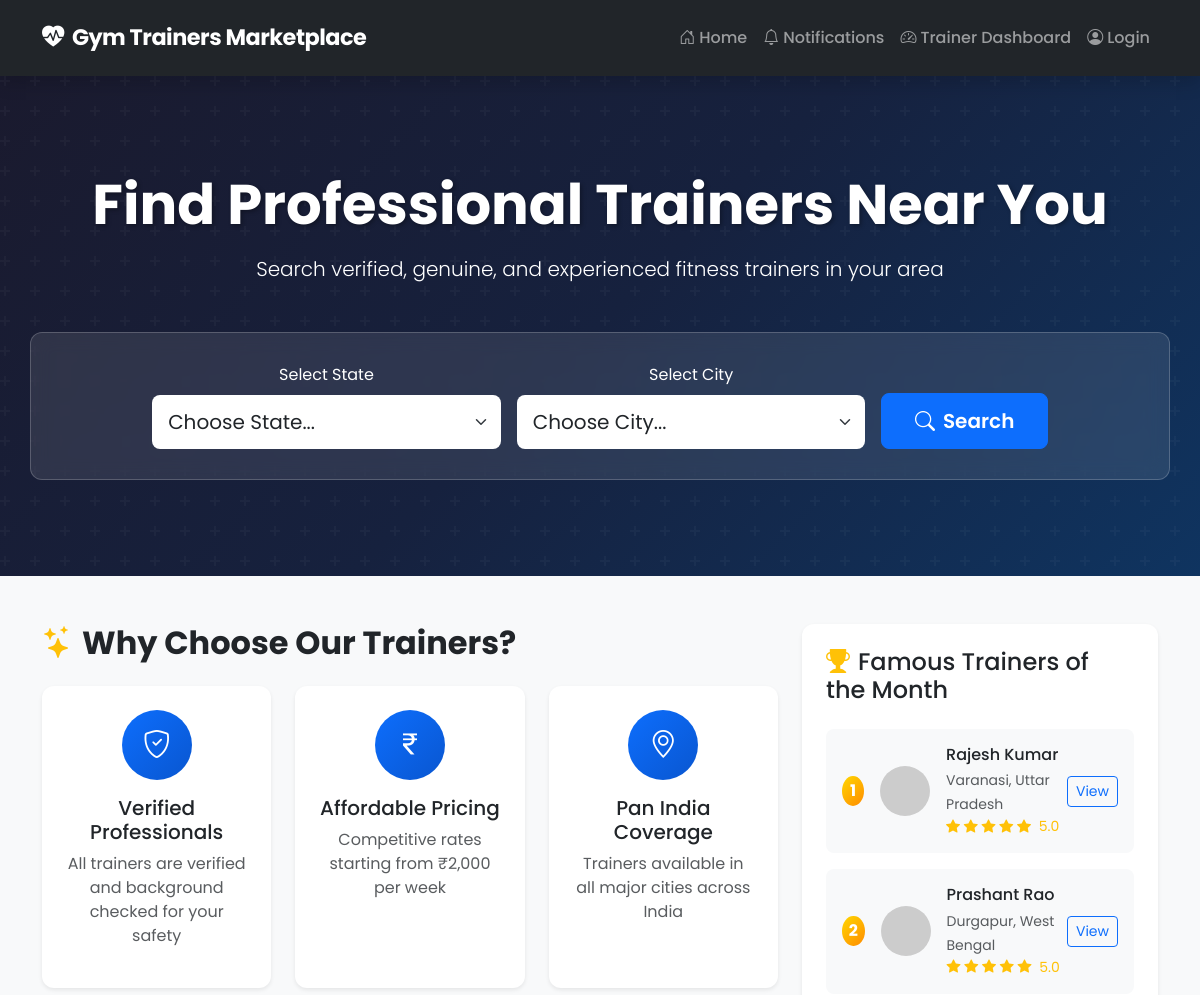
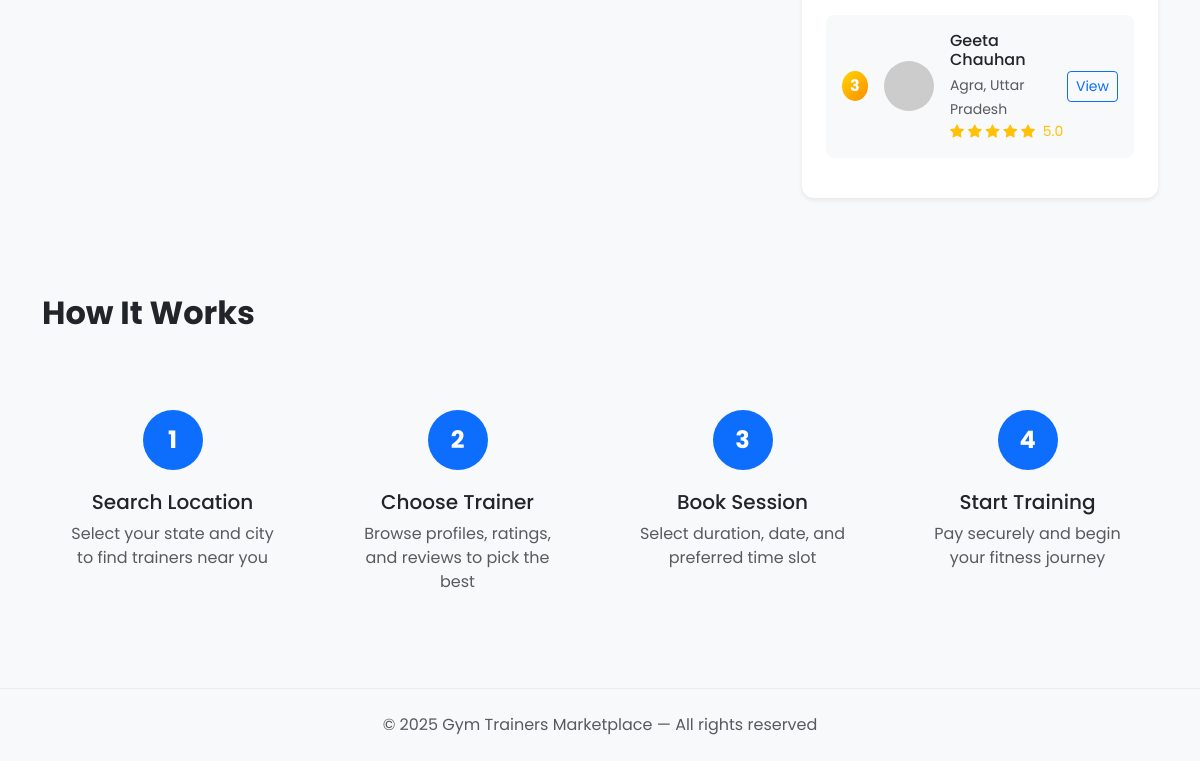
The page / on the database its author committed (2 pictures, top to bottom).
### models.py (models this page shows, shortened)
class Trainer(db.Model):
    __tablename__ = 'trainers'
    id = db.Column(db.Integer, primary_key=True)
    name = db.Column(db.String(100), nullable=False)
    email = db.Column(db.String(100), nullable=False)
    phone = db.Column(db.String(20), nullable=False)
    photo_url = db.Column(db.String(255), default='')
    intro = db.Column(db.Text, nullable=False)
    rating = db.Column(db.Float, default=4.0)
    number_of_gymers = db.Column(db.Integer, default=0)
    base_week_price = db.Column(db.Integer, nullable=False)
    base_month_price = db.Column(db.Integer, nullable=False)
    home_service = db.Column(db.Boolean, default=False)
    state = db.Column(db.String(100), nullable=False)
    city = db.Column(db.String(100), nullable=False)
    passcode = db.Column(db.String(10), nullable=False)
    created_at = db.Column(db.DateTime, default=datetime.utcnow)
    gyms = db.relationship('Gym', backref='trainer', lazy=True, cascade='all, delete-orphan')
    reviews = db.relationship('Review', backref='trainer', lazy=True, cascade='all, delete-orphan')
    bookings = db.relationship('Booking', backref='trainer', lazy=True, cascade='all, delete-orphan')
    def get_star_rating(self):
        rounded = round(self.rating * 2) / 2
        full_stars = int(rounded)
        half_star = rounded - full_stars >= 0.5
        empty_stars = 5 - full_stars - (1 if half_star else 0)
        return full_stars, half_star, empty_stars

### app.py (the view)
@app.route('/')
def index():
    famous_trainers = get_famous_trainers()
    return render_template('index.html',
                         states=sorted(INDIA_STATES_CITIES.keys()),
                         famous_trainers=famous_trainers)

### app.py (called while the page is built)
def get_famous_trainers():
    trainers = Trainer.query.all()
    for t in trainers:
        t.score = t.rating * math.log(1 + t.number_of_gymers)
    sorted_trainers = sorted(trainers, key=lambda x: x.score, reverse=True)
    return sorted_trainers[:3]

### templates/index.html (shortened to what this page needs)
{% extends "base.html" %}
{% block content %}
<section class="hero-section">
    <div class="container hero-content">
        <h1 class="display-4 fw-bold text-white mb-3">Find Professional Trainers Near You</h1>
        <p class="lead text-white mb-5">Search verified, genuine, and experienced fitness trainers in your area</p>
        <div class="search-box">
            <form action="{{ url_for('search') }}" method="GET" class="row g-3 justify-content-center">
                <div class="col-md-4">
                    <label class="form-label text-white">Select State</label>
                    <select name="state" id="stateSelect" class="form-select form-select-lg" required>
                        <option value="">Choose State...</option>
                    </select>
                </div>
                <div class="col-md-4">
                    <label class="form-label text-white">Select City</label>
                    <select name="city" id="citySelect" class="form-select form-select-lg" required>
                        <option value="">Choose City...</option>
                    </select>
                </div>
                <div class="col-md-2 d-flex align-items-end">
                    <button type="submit" class="btn btn-primary btn-lg w-100">
                        <i class="bi bi-search me-2"></i>Search
                    </button>
                </div>
            </form>
        </div>
    </div>
</section>
<section class="py-5 bg-light">
    <div class="container">
        <div class="row">
            <div class="col-lg-8">
                <h2 class="section-title mb-4">
                    <i class="bi bi-stars text-warning me-2"></i>Why Choose Our Trainers?
                </h2>
                <div class="row g-4">
                    <div class="col-md-4">
                        <div class="feature-card text-center p-4">
                            <div class="feature-icon mb-3">
                                <i class="bi bi-shield-check"></i>
                            </div>
                            <h5>Verified Professionals</h5>
                            <p class="text-muted">All trainers are verified and background checked for your safety</p>
                        </div>
                    </div>
                    <div class="col-md-4">
                        <div class="feature-card text-center p-4">
                            <div class="feature-icon mb-3">
                                <i class="bi bi-currency-rupee"></i>
                            </div>
                            <h5>Affordable Pricing</h5>
                            <p class="text-muted">Competitive rates starting from ₹2,000 per week</p>
                        </div>
                    </div>
                    <div class="col-md-4">
                        <div class="feature-card text-center p-4">
                            <div class="feature-icon mb-3">
                                <i class="bi bi-geo-alt"></i>
                            </div>
                            <h5>Pan India Coverage</h5>
                            <p class="text-muted">Trainers available in all major cities across India</p>
                        </div>
                    </div>
                </div>
            </div>
            <div class="col-lg-4">
                <div class="famous-trainers-card">
                    <h4 class="mb-4">
                        <i class="bi bi-trophy-fill text-warning me-2"></i>Famous Trainers of the Month
                    </h4>
                    {% for trainer in famous_trainers %}
                    <div class="famous-trainer-item d-flex align-items-center mb-3 p-3">
                        <div class="trainer-rank me-3">{{ loop.index }}</div>
                        <img src="{{ trainer.photo_url }}" alt="{{ trainer.name }}" class="famous-trainer-img me-3">
                        <div class="flex-grow-1">
                            <h6 class="mb-1">{{ trainer.name }}</h6>
                            <small class="text-muted">{{ trainer.city }}, {{ trainer.state }}</small>
                            <div class="rating-stars small">
                                {% set stars = trainer.get_star_rating() %}
                                {% for i in range(stars[0]) %}
                                <i class="bi bi-star-fill text-warning"></i>
                                {% endfor %}
                                <span class="ms-1">{{ trainer.rating }}</span>
                            </div>
                        </div>
                        <a href="{{ url_for('trainer_profile', trainer_id=trainer.id) }}" class="btn btn-sm btn-outline-primary">
                            View
                        </a>
                    </div>
                    {% endfor %}
                </div>
            </div>
        </div>
    </div>
</section>
<section class="py-5">
    <div class="container">
        <h2 class="section-title text-center mb-5">How It Works</h2>
        <div class="row g-4">
            <div class="col-md-3">
                <div class="step-card text-center">
                    <div class="step-number">1</div>
                    <h5>Search Location</h5>
                    <p class="text-muted">Select your state and city to find trainers near you</p>
                </div>
            </div>
            <div class="col-md-3">
                <div class="step-card text-center">
                    <div class="step-number">2</div>
                    <h5>Choose Trainer</h5>
                    <p class="text-muted">Browse profiles, ratings, and reviews to pick the best</p>
                </div>
            </div>
            <div class="col-md-3">
                <div class="step-card text-center">
                    <div class="step-number">3</div>
                    <h5>Book Session</h5>
                    <p class="text-muted">Select duration, date, and preferred time slot</p>
                </div>
            </div>
            <div class="col-md-3">
                <div class="step-card text-center">
                    <div class="step-number">4</div>
                    <h5>Start Training</h5>
                    <p class="text-muted">Pay securely and begin your fitness journey</p>
                </div>
            </div>
        </div>
    </div>
</section>
{% endblock %}

### static/style.css (style rules this page uses)
:root { --primary-color: #0D6EFD; --primary-dark: #0956d0; --secondary-color: #6c757d; --success-color: #198754; --warning-color: #ffc107; --danger-color: #dc3545; --light-bg: #f8f9fa; --dark-bg: #212529; --white: #ffffff; --shadow-sm: 0 2px 4px rgba(0,0,0,0.08); --shadow-md: 0 4px 12px rgba(0,0,0,0.1); --shadow-lg: 0 8px 24px rgba(0,0,0,0.12); --border-radius: 12px; --transition: all 0.3s ease; }
* { font-family: 'Poppins', sans-serif; }
body { background-color: var(--light-bg); min-height: 100vh; display: flex; flex-direction: column; }
.hero-section { background: linear-gradient(135deg, #1a1a2e 0%, #16213e 50%, #0f3460 100%); min-height: 500px; display: flex; align-items: center; position: relative; overflow: hidden; }
.hero-section::before { content: ''; position: absolute; top: 0; left: 0; right: 0; bottom: 0; }
.hero-content { position: relative; z-index: 1; text-align: center; padding: 60px 0; }
.hero-content h1 { text-shadow: 2px 2px 4px rgba(0,0,0,0.3); }
.search-box { background: rgba(255,255,255,0.1); backdrop-filter: blur(10px); padding: 30px; border-radius: var(--border-radius); margin-top: 30px; border: 1px solid rgba(255,255,255,0.2); }
.search-box .form-select { border-radius: 8px; padding: 12px 16px; border: none; }
.search-box .btn-primary { padding: 12px 30px; border-radius: 8px; font-weight: 600; }
.section-title { font-weight: 700; position: relative; display: inline-block; }
.feature-card { background: var(--white); border-radius: var(--border-radius); box-shadow: var(--shadow-sm); transition: var(--transition); height: 100%; }
.feature-icon { width: 70px; height: 70px; background: linear-gradient(135deg, var(--primary-color), var(--primary-dark)); border-radius: 50%; display: flex; align-items: center; justify-content: center; margin: 0 auto; }
.feature-icon i { font-size: 28px; color: var(--white); }
.famous-trainers-card { background: var(--white); border-radius: var(--border-radius); padding: 24px; box-shadow: var(--shadow-sm); }
.famous-trainer-item { background: var(--light-bg); border-radius: 8px; transition: var(--transition); }
.famous-trainer-img { width: 50px; height: 50px; border-radius: 50%; object-fit: cover; }
.trainer-rank { width: 30px; height: 30px; background: linear-gradient(135deg, #ffd700, #ff8c00); border-radius: 50%; display: flex; align-items: center; justify-content: center; color: var(--white); font-weight: 700; }
.step-card { padding: 30px 20px; }
.step-number { width: 60px; height: 60px; background: var(--primary-color); border-radius: 50%; display: flex; align-items: center; justify-content: center; color: var(--white); font-size: 24px; font-weight: 700; margin: 0 auto 20px; }
.rating-stars { color: var(--warning-color); }
.btn-primary { background: var(--primary-color); border-color: var(--primary-color); font-weight: 500; transition: var(--transition); }
.form-control, .form-select { padding: 12px 16px; border-radius: 8px; border: 1px solid #e9ecef; transition: var(--transition); }

### rows shown on the page
Trainer: name "Rajesh Kumar", city "Varanasi", state "Uttar Pradesh", rating "5.0"
Trainer: name "Prashant Rao", city "Durgapur", state "West Bengal", rating "5.0"
Trainer: name "Geeta Chauhan", city "Agra", state "Uttar Pradesh", rating "5.0"
